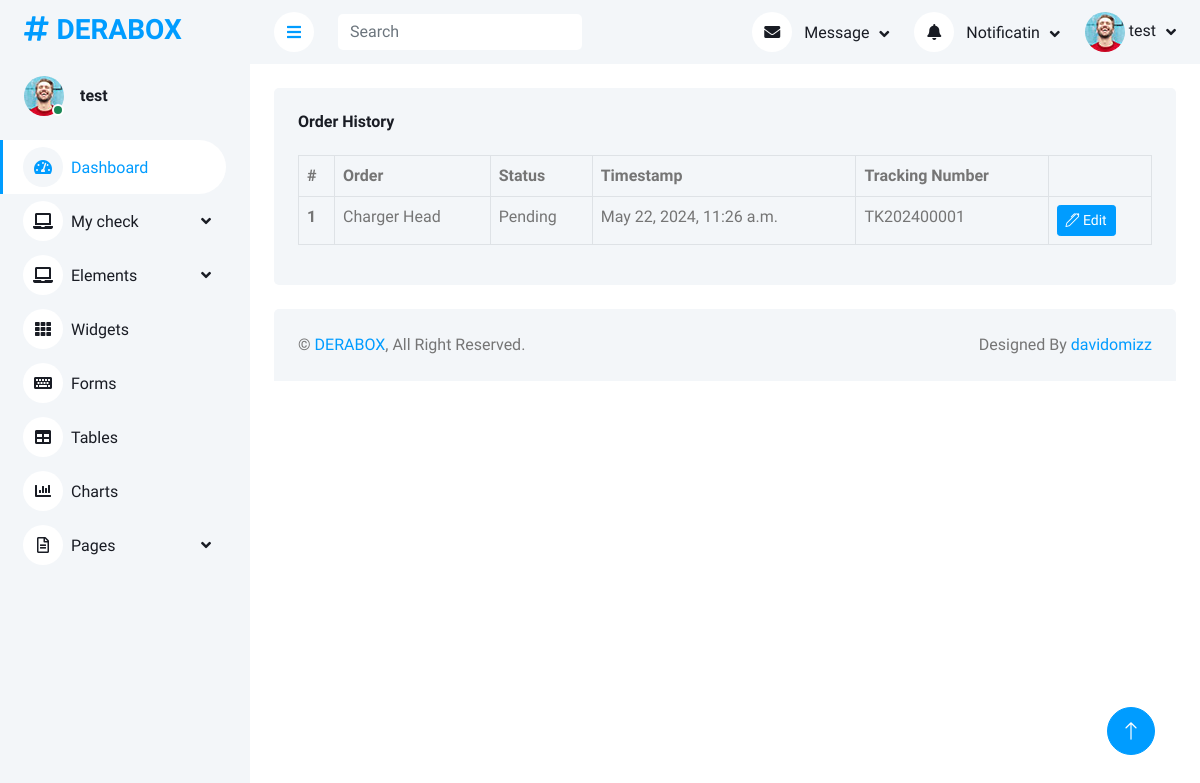
Page /order-detail/34 (signed in) on the committed database.
### app/models.py (models this page shows, shortened)
class User(AbstractUser):
    USER_TYPE_CHOICES = (
        ('admin', 'Admin'),
        ('customer', 'Customer'),
        ('delivery', 'Delivery'),
    )
    user_type = models.CharField(max_length=20, choices=USER_TYPE_CHOICES, default='customer')
    email = models.EmailField(unique=True)
    phone = models.CharField(max_length=15, blank=True, null=True)

class Order(models.Model):
    user = models.ForeignKey(User, on_delete=models.CASCADE)
    tracking_number = models.CharField(max_length=15, unique=True, editable=False)
    status = models.CharField(max_length=20, choices=[('Pending', 'Pending'), ('Shipped', 'Shipped'), ('Delivered', 'Delivered')], default='Pending')
    created_at = models.DateTimeField(auto_now_add=True)
    updated_at = models.DateTimeField(auto_now=True)
    product_name = models.CharField(max_length=255, blank=True, null=True)

### app/views.py (the view)
# urls.py: path('order-detail/<int:pk>', SingleOrder.as_view(),name='order-detail'),
class SingleOrder(DetailView):
    model = Order
    template_name = 'dashboard/single-order.html'
    context_object_name = 'order_detail'

### app/templates/dashboard/single-order.html
{% extends 'dashboard/base.html' %}
{% load static %}
{% block body %}
         <div class="container-fluid pt-4 px-4">
            <div class="row g-4">
                <div class="col-sm-12 col-12">
                    <div class="bg-light rounded h-100 p-4">
                        <h6 class="mb-4">Order History</h6>
                        <table class="table table-bordered table-hover">
                            <thead>
                                <tr>
                                    <th scope="col">#</th>
                                    <th scope="col">Order</th>
                                    <th scope="col">Status</th>
                                    <th scope="col">Timestamp</th>
                                    <th scope="col">Tracking Number</th>
                                    <th scope="col"></th>
                                </tr>
                            </thead>
                            <tbody>
                                {% if order_detail %}
                                <tr>
                                    <th scope="row">1</th>
                                    <td>{{ order_detail.product_name }}</td>
                                    <td>{{ order_detail.status }}</td>
                                    <td>{{ order_detail.created_at }}</td>
                                    <td>{{ order_detail.tracking_number }}</td>
                                    <td>
                                        <a class="btn btn-sm btn-primary" href="{% url 'update-order' order_detail.id %}"><i class="bi bi-pen"></i> Edit</a>
                                    </td>
                                </tr>
                                {% endif %}
                            </tbody>
                        </table>
                    </div>
                </div>
            </div>
        </div>
        {% endblock %}

### app/templates/dashboard/base.html (shortened to what this page needs)
{% load static %}
<!DOCTYPE html>
<html lang="en">
<head>
    <link href="https://cdnjs.cloudflare.com/ajax/libs/font-awesome/5.10.0/css/all.min.css" rel="stylesheet">
    <link href="https://cdn.jsdelivr.net/npm/bootstrap-icons@1.4.1/font/bootstrap-icons.css" rel="stylesheet">
    <link href="{% static 'dashboard/lib/owlcarousel/assets/owl.carousel.min.css' %}" rel="stylesheet">
    <link href="{% static 'dashboard/lib/tempusdominus/css/tempusdominus-bootstrap-4.min.css' %}" rel="stylesheet" />
    <link href="{% static 'dashboard/css/bootstrap.min.css' %}" rel="stylesheet">
    <link href="{% static 'dashboard/css/style.css' %}" rel="stylesheet">
</head>
<body>
    <div class="container-xxl position-relative bg-white d-flex p-0">
        <div class="sidebar pe-4 pb-3">
            <nav class="navbar bg-light navbar-light">
                <a href="{% url 'dashboard' %}" class="navbar-brand mx-4 mb-3">
                    <h3 class="text-primary"><i class="fa fa-hashtag me-2"></i>DERABOX</h3>
                </a>
                <div class="d-flex align-items-center ms-4 mb-4">
                    <div class="position-relative">
                        {% if user_type == 'delivery' %}
                        <img class="rounded-circle" src="{{ request.user.deliveryprofile.profile_picture.url }}" alt="" style="width: 40px; height: 40px;">
                        {% elif user_type == 'customer' %}
                        <img class="rounded-circle" src="{{ request.user.customersprofile.profile_picture.url }}" alt="" style="width: 40px; height: 40px;">
                        {% else %}
                            <img class="rounded-circle" src="{% static 'dashboard/img/user.jpg'%}" alt="" style="width: 40px; height: 40px;">
                        {% endif %}
                        <div class="bg-success rounded-circle border border-2 border-white position-absolute end-0 bottom-0 p-1"></div>
                    </div>
                    <div class="ms-3">
                        <h6 class="mb-0">{{ request.user.username }}</h6>
                    </div>
                </div>
                <div class="navbar-nav w-100">
                    <a href="{% url 'dashboard' %}" class="nav-item nav-link active"><i class="fa fa-tachometer-alt me-2"></i>Dashboard</a>
                        <div class="nav-item dropdown">
                            <a href="#" class="nav-link dropdown-toggle" data-bs-toggle="dropdown"><i class="fa fa-laptop me-2"></i>Order</a>
                            <div class="dropdown-menu bg-transparent border-0">
                                <a href="{% url 'creation-order' %}" class="dropdown-item">Create Order</a>
                                <a href="{% url 'order-items' %}" class="dropdown-item">Order Items</a>
                                <a href="{% url 'order-history' %}" class="dropdown-item">Order Historys</a>
                            </div>
                        </div>
                        <div class="nav-item dropdown">
                            <a href="#" class="nav-link dropdown-toggle" data-bs-toggle="dropdown"><i class="fa fa-laptop me-2"></i>Users Creation</a>
                            <div class="dropdown-menu bg-transparent border-0">
                                <a href="button.html" class="dropdown-item">Buttons</a>
                                <a href="typography.html" class="dropdown-item">Typography</a>
                                <a href="element.html" class="dropdown-item">Other Elements</a>
                            </div>
                        </div>
                        <div class="nav-item dropdown">
                            <a href="#" class="nav-link dropdown-toggle" data-bs-toggle="dropdown"><i class="fa fa-laptop me-2"></i>My check</a>
                        </div>
                    <div class="nav-item dropdown">
                        <a href="#" class="nav-link dropdown-toggle" data-bs-toggle="dropdown"><i class="fa fa-laptop me-2"></i>Elements</a>
                    </div>
                    <a href="widget.html" class="nav-item nav-link"><i class="fa fa-th me-2"></i>Widgets</a>
                    <a href="form.html" class="nav-item nav-link"><i class="fa fa-keyboard me-2"></i>Forms</a>
                    <a href="table.html" class="nav-item nav-link"><i class="fa fa-table me-2"></i>Tables</a>
                    <a href="chart.html" class="nav-item nav-link"><i class="fa fa-chart-bar me-2"></i>Charts</a>
                    <div class="nav-item dropdown">
                        <a href="#" class="nav-link dropdown-toggle" data-bs-toggle="dropdown"><i class="far fa-file-alt me-2"></i>Pages</a>
                    </div>
                </div>
            </nav>
        </div>
        <div class="content">
            <nav class="navbar navbar-expand bg-light navbar-light sticky-top px-4 py-0">
                <a href="#" class="sidebar-toggler flex-shrink-0">
                    <i class="fa fa-bars"></i>
                </a>
                <form class="d-none d-md-flex ms-4">
                    <input class="form-control border-0" type="search" placeholder="Search">
                </form>
                <div class="navbar-nav align-items-center ms-auto">
                    <div class="nav-item dropdown">
                        <a href="#" class="nav-link dropdown-toggle" data-bs-toggle="dropdown">
                            <i class="fa fa-envelope me-lg-2"></i>
                            <span class="d-none d-lg-inline-flex">Message</span>
                        </a>
                    </div>
                    <div class="nav-item dropdown">
                        <a href="#" class="nav-link dropdown-toggle" data-bs-toggle="dropdown">
                            <i class="fa fa-bell me-lg-2"></i>
                            <span class="d-none d-lg-inline-flex">Notificatin</span>
                        </a>
                    </div>
                    <div class="nav-item dropdown">
                        <a href="#" class="nav-link dropdown-toggle" data-bs-toggle="dropdown">
                            {% if user_type == 'delivery' %}
                                <img class="rounded-circle me-lg-2" src="{{ request.user.deliveryprofile.profile_picture.url }}" alt="" style="width: 40px; height: 40px;">
                            {% elif user_type == 'customer' %}
                                <img class="rounded-circle me-lg-2" src="{{ request.user.customerprofile.profile_picture.url }}" alt="" style="width: 40px; height: 40px;">
                            {% else %}
                                <img class="rounded-circle" src="{% static 'dashboard/img/user.jpg'%}" alt="" style="width: 40px; height: 40px;">
                            {% endif %}
                            <span class="d-none d-lg-inline-flex">{{ request.user.username }}</span>
                        </a>
                    </div>
                </div>
            </nav>
            {% block body %}
            {% endblock %}
        <div class="container-fluid pt-4 px-4">
            <div class="bg-light rounded-top p-4">
                <div class="row">
                    <div class="col-12 col-sm-6 text-center text-sm-start">
                        &copy; <a href="#">DERABOX</a>, All Right Reserved.
                    </div>
                    <div class="col-12 col-sm-6 text-center text-sm-end">
                        Designed By <a href="https://htmlcodex.com">davidomizz</a>
                    </div>
                </div>
            </div>
        </div>
        </div>
        <a href="#" class="btn btn-lg btn-primary btn-lg-square back-to-top"><i class="bi bi-arrow-up"></i></a>
    </div>
</body>
</html>

### static/dashboard/css/style.css (style rules this page uses)
:root { --primary: #009CFF; --light: #F3F6F9; --dark: #191C24; }
.back-to-top { position: fixed; display: none; right: 45px; bottom: 45px; z-index: 99; }
.btn { transition: .5s; }
.btn.btn-primary { color: #FFFFFF; }
.btn-lg-square { width: 48px; height: 48px; }
.btn-square, .btn-sm-square, .btn-lg-square { padding: 0; display: inline-flex; align-items: center; justify-content: center; font-weight: normal; border-radius: 50px; }
.sidebar { position: fixed; top: 0; left: 0; bottom: 0; width: 250px; height: 100vh; overflow-y: auto; background: var(--light); transition: 0.5s; z-index: 999; }
.content { margin-left: 250px; min-height: 100vh; background: #FFFFFF; transition: 0.5s; }
@media (min-width: 992px) { .sidebar { margin-left: 0; } }
@media (min-width: 992px) { .content { width: calc(100% - 250px); } }
.sidebar .navbar .navbar-nav .nav-link { padding: 7px 20px; color: var(--dark); font-weight: 500; border-left: 3px solid var(--light); border-radius: 0 30px 30px 0; outline: none; }
.sidebar .navbar .navbar-nav .nav-link:hover, .sidebar .navbar .navbar-nav .nav-link.active { color: var(--primary); background: #FFFFFF; border-color: var(--primary); }
.sidebar .navbar .navbar-nav .nav-link i { width: 40px; height: 40px; display: inline-flex; align-items: center; justify-content: center; background: #FFFFFF; border-radius: 40px; }
.sidebar .navbar .navbar-nav .nav-link:hover i, .sidebar .navbar .navbar-nav .nav-link.active i { background: var(--light); }
.sidebar .navbar .dropdown-toggle::after { position: absolute; top: 15px; right: 15px; border: none; content: "\f107"; font-family: "Font Awesome 5 Free"; font-weight: 900; transition: .5s; }
.content .navbar .navbar-nav .nav-link { margin-left: 25px; padding: 12px 0; color: var(--dark); outline: none; }
.content .navbar .sidebar-toggler, .content .navbar .navbar-nav .nav-link i { width: 40px; height: 40px; display: inline-flex; align-items: center; justify-content: center; background: #FFFFFF; border-radius: 40px; }
.content .navbar .dropdown-toggle::after { margin-left: 6px; vertical-align: middle; border: none; content: "\f107"; font-family: "Font Awesome 5 Free"; font-weight: 900; transition: .5s; }

### rows in the picture
User: user.username "test"
Order: product_name "Charger Head", status "Pending", created_at "May 22, 2024, 11:26 a.m.", tracking_number "TK202400001"
